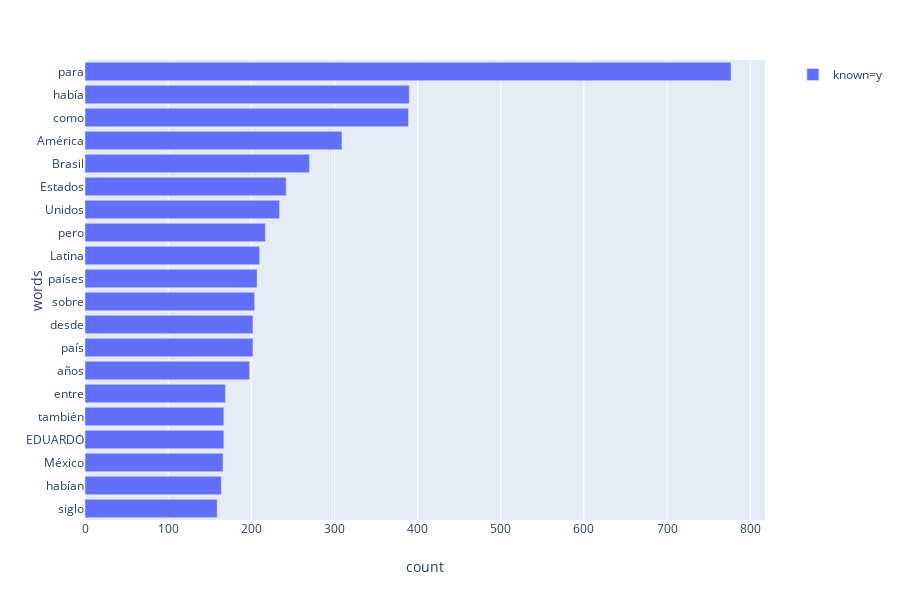

The notebook cell this image was saved under:
### Code cell
fig.show()

### Figure 1 — Plotly figure (JSON) as saved in the notebook; plotly's stock layout.template omitted (floating-point values rounded to 4 significant figures)
{"data": [{"alignmentgroup": "True", "hoverlabel": {"namelength": 0}, "hovertemplate": "known=y<br>count=%{x}<br>words=%{y}", "legendgroup": "known=y", "marker": {"color": "#636efa"}, "name": "known=y", "offsetgroup": "known=y", "orientation": "h", "showlegend": true, "textposition": "auto", "type": "bar", "x": [159, 164, 166, 167, 167, 169, 198, 202, 202, 204, 207, 210, 217, 234, 242, 270, 309, 389, 390, 777], "xaxis": "x", "y": ["siglo", "habían", "México", "EDUARDO", "también", "entre", "años", "país", "desde", "sobre", "países", "Latina", "pero", "Unidos", "Estados", "Brasil", "América", "como", "había", "para"], "yaxis": "y"}], "layout": {"barmode": "relative", "height": 600, "legend": {"tracegroupgap": 0}, "margin": {"t": 60}, "xaxis": {"anchor": "y", "domain": [0, 0.98], "title": {"text": "count"}}, "yaxis": {"anchor": "x", "domain": [0, 1], "title": {"text": "words"}}}}
